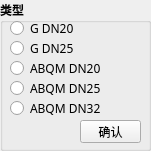
     <widget class="QGroupBox" name="groupBox">
      <property name="geometry">
       <rect>
        <x>10</x>
        <y>130</y>
        <width>151</width>
        <height>151</height>
       </rect>
      </property>
      <property name="font">
       <font>
        <family>Microsoft YaHei</family>
        <pointsize>9</pointsize>
        <weight>75</weight>
        <bold>true</bold>
       </font>
      </property>
      <property name="title">
       <string>类型</string>
      </property>
      <widget class="QRadioButton" name="radType5">
       <property name="geometry">
        <rect>
         <x>10</x>
         <y>100</y>
         <width>101</width>
         <height>17</height>
        </rect>
       </property>
       <property name="font">
        <font>
         <family>Microsoft YaHei</family>
         <pointsize>9</pointsize>
         <weight>50</weight>
         <bold>false</bold>
        </font>
       </property>
       <property name="text">
        <string>ABQM DN32</string>
       </property>
      </widget>
      <widget class="QRadioButton" name="radType2">
       <property name="geometry">
        <rect>
         <x>10</x>
         <y>40</y>
         <width>101</width>
         <height>17</height>
        </rect>
       </property>
       <property name="font">
        <font>
         <family>Microsoft YaHei</family>
         <pointsize>9</pointsize>
         <weight>50</weight>
         <bold>false</bold>
        </font>
       </property>
       <property name="text">
        <string>G DN25</string>
       </property>
      </widget>
      <widget class="QRadioButton" name="radType3">
       <property name="geometry">
        <rect>
         <x>10</x>
         <y>60</y>
         <width>101</width>
         <height>17</height>
        </rect>
       </property>
       <property name="font">
        <font>
         <family>Microsoft YaHei</family>
         <pointsize>9</pointsize>
         <weight>50</weight>
         <bold>false</bold>
        </font>
       </property>
       <property name="text">
        <string>ABQM DN20</string>
       </property>
      </widget>
      <widget class="QRadioButton" name="radType4">
       <property name="geometry">
        <rect>
         <x>10</x>
         <y>80</y>
         <width>101</width>
         <height>17</height>
        </rect>
       </property>
       <property name="font">
        <font>
         <family>Microsoft YaHei</family>
         <pointsize>9</pointsize>
         <weight>50</weight>
         <bold>false</bold>
        </font>
       </property>
       <property name="text">
        <string>ABQM DN25</string>
       </property>
      </widget>
      <widget class="QRadioButton" name="radType1">
       <property name="geometry">
        <rect>
         <x>10</x>
         <y>20</y>
         <width>101</width>
         <height>17</height>
        </rect>
       </property>
       <property name="font">
        <font>
         <family>Microsoft YaHei</family>
         <pointsize>9</pointsize>
         <weight>50</weight>
         <bold>false</bold>
        </font>
       </property>
       <property name="text">
        <string>G DN20</string>
       </property>
      </widget>
      <widget class="QPushButton" name="pbSetType">
       <property name="geometry">
        <rect>
         <x>80</x>
         <y>120</y>
         <width>61</width>
         <height>23</height>
        </rect>
       </property>
       <property name="font">
        <font>
         <family>Microsoft YaHei</family>
         <pointsize>9</pointsize>
         <weight>50</weight>
         <bold>false</bold>
        </font>
       </property>
       <property name="text">
        <string>确认</string>
       </property>
      </widget>
     </widget>
